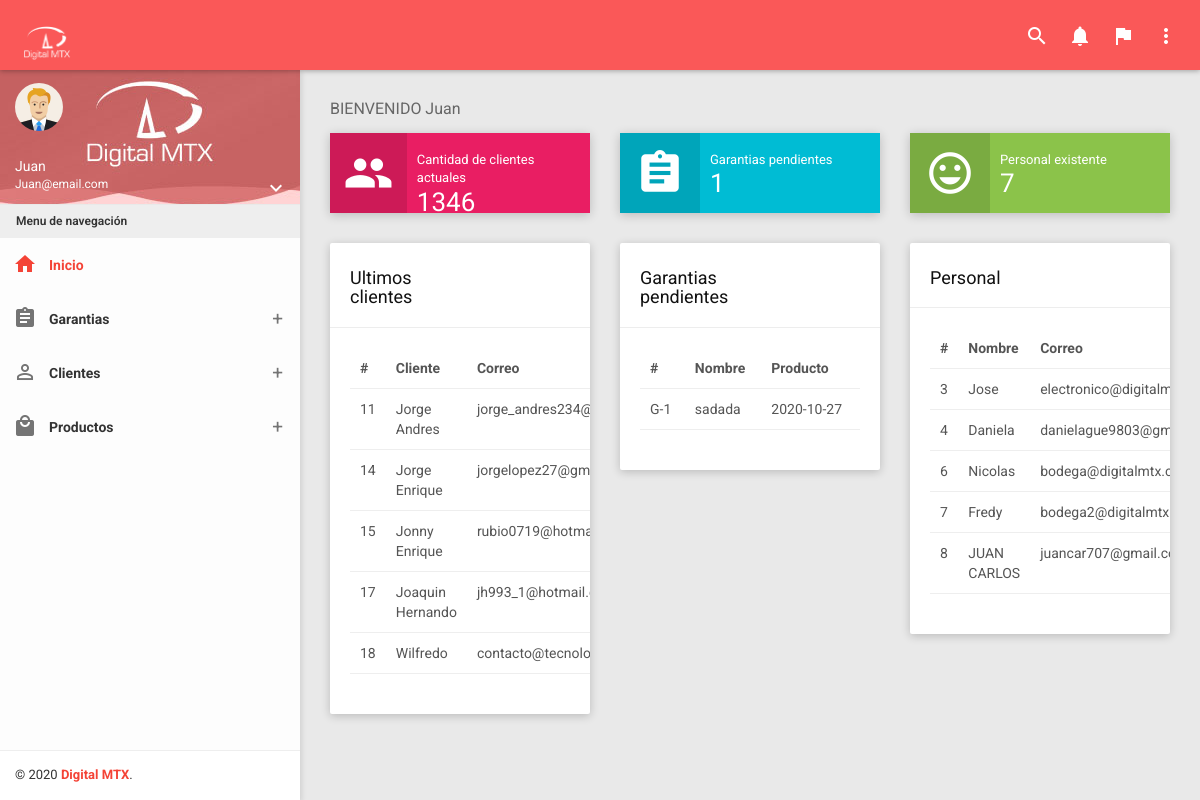
Before: /?controller=person&method=template (signed in) with the older database file.
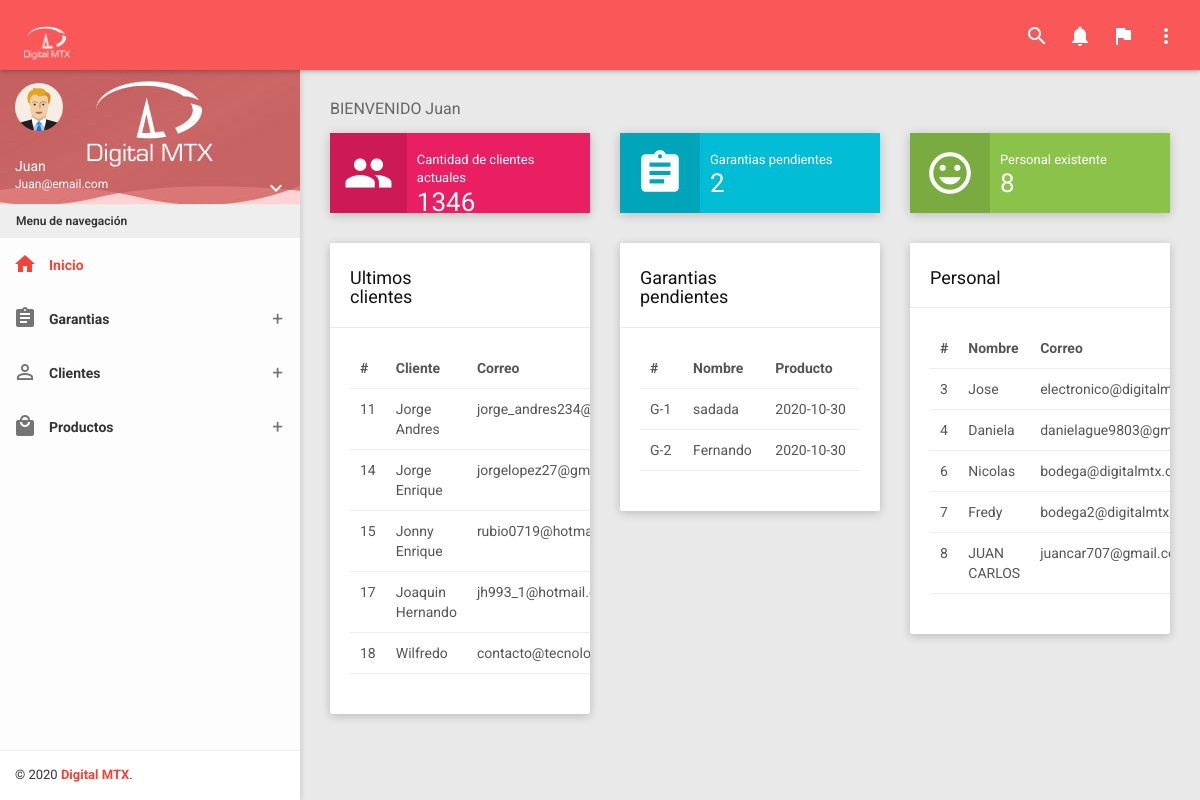
After: the same page with the newer database file.
### tables this page shows
CREATE TABLE `dtm_user` (
  `id` int(11) NOT NULL,
  `nombre` varchar(50) NOT NULL,
  `apellido` varchar(50) NOT NULL,
  `tipodoc` varchar(10) NOT NULL,
  `identificacion` varchar(50) NOT NULL,
  `telefono` varchar(15) NOT NULL,
  `pais` varchar(50) NOT NULL,
  `ciudad` varchar(50) NOT NULL,
  `direccion` varchar(250) NOT NULL,
  `genero` varchar(20) NOT NULL,
  `correo` varchar(50) NOT NULL,
  `contrasena` varchar(250) NOT NULL,
  `fechanac` varchar(15) NOT NULL,
  `tipoperson` varchar(10) NOT NULL,
  `codigo` varchar(255) NOT NULL,
  `activo` int(1) NOT NULL,
  `fecha` varchar(50) NOT NULL,
  `ins` tinyint(1) NOT NULL
);

CREATE TABLE `mg_garantia` (
  `id` int(11) NOT NULL,
  `No_garantia` varchar(20) NOT NULL,
  `Fecha_ingreso` date NOT NULL,
  `Hora_ingreso` varchar(50) NOT NULL,
  `Numero_Factura` varchar(50) NOT NULL,
  `Punto_Venta` varchar(50) NOT NULL,
  `Fecha_Compra` date NOT NULL,
  `Nombre_Cliente` varchar(50) NOT NULL,
  `Identificacion_Cliente` varchar(50) NOT NULL,
  `Correo_Cliente` varchar(50) NOT NULL,
  `Direccion_Cliente` varchar(50) NOT NULL,
  `Proveedor` varchar(50) NOT NULL,
  `Flete` varchar(5) NOT NULL,
  `Departamento` varchar(50) DEFAULT NULL,
  `Municipio` varchar(50) DEFAULT NULL,
  `Valor_Flete` varchar(40) DEFAULT NULL,
  `No_Guia` varchar(20) DEFAULT NULL,
  `Transportadora` varchar(50) DEFAULT NULL,
  `Observacion_Empleado` text NOT NULL,
  `Empleado` varchar(50) NOT NULL
);

CREATE TABLE `dtm_empleados` (
  `id` int(11) NOT NULL,
  `sesion` text DEFAULT NULL,
  `nombre` varchar(50) NOT NULL,
  `apellidos` varchar(50) NOT NULL,
  `tipodoc` varchar(10) NOT NULL,
  `identificacion` varchar(50) NOT NULL,
  `correo` varchar(150) NOT NULL,
  `telefono` varchar(20) NOT NULL,
  `genero` varchar(10) NOT NULL,
  `sucursal` varchar(50) NOT NULL,
  `cargo` varchar(50) NOT NULL,
  `fechanac` varchar(20) NOT NULL,
  `password` varchar(250) NOT NULL,
  `finanza` tinyint(1) DEFAULT NULL,
  `chat` tinyint(1) DEFAULT NULL,
  `verperfil` tinyint(1) DEFAULT NULL,
  `despacho` tinyint(1) DEFAULT NULL,
  `productos` tinyint(1) DEFAULT NULL,
  `contenido` tinyint(1) DEFAULT NULL,
  `factura` tinyint(1) DEFAULT NULL,
  `mail` tinyint(1) DEFAULT NULL,
  `activo` tinyint(1) DEFAULT NULL
);

### Controllers/PersonController.php (called while the page is built, shortened)
<?php
require 'Models/Person.php';
require 'Models/Client.php';
require 'Models/Garanty.php';
class PersonController
{
	private $model;
	private $client;
	private $garanty;
	public function __construct()
	{
		$this->model = new Person;
		$this->client = new Client;
		$this->garanty = new Garanty;
	}
	public function template()
	{
		require 'Views/Layout.php';
		$dataClients = $this->client->getAll();
		$limitClients = $this->client->getAllFive();
		$totalClients = count($dataClients);
		$dataGaranties = $this->garanty->getAll();
		$limitGaranties = $this->garanty->getAllFive();
		$totalGaranties = count($dataGaranties);
		$dataPersons = $this->model->getAll();
		$limitPersons = $this->model->getAllFive();
		$totalPersons = count($dataPersons);
		require 'Views/Home.php';
	}
}

### Providers/Database.php (called while the page is built, shortened)
<?php
class Conexion extends PDO
{
	public function select($strSql, $arrayData = array(), $fetchMode = PDO::FETCH_OBJ)
	{
		$query = $this->prepare($strSql);
		if (!$query->execute())
			echo "Error, la consulta no se realizó";
		else
			return $query->fetchAll($fetchMode);
	}
}

### Models/Person.php (called while the page is built, shortened)
<?php
class Person {
    private $pdo ;
    public function __construct()
    {
        try {
            $this->pdo = new Conexion;
        } catch ( PDOException $e) {
            die($e->getMessage());
        }
    }
    public function getAll()
    {
        try {
            $strSql = "SELECT * from dtm_empleados";
            $query = $this->pdo->select($strSql);
            return $query;
        } catch ( PDOException $e) {
            die($e->getMessage());
        }
    }
    public function getAllFive()
    {
        try {
            $strSql = "SELECT * from dtm_empleados LIMIT 5";
            $query = $this->pdo->select($strSql);
            return $query;
        } catch ( PDOException $e) {
            die($e->getMessage());
        }
    }
}

### Models/Client.php (called while the page is built, shortened)
<?php
class Client
{
    private $pdo;
    public function __construct()
    {
        try {
            $this->pdo = new conexion;
        } catch (PDOException $e) {
            die($e->getMessage());
        }
    }
    public function getAll()
    {
        try {
            $strSql = "SELECT * FROM dtm_user";
            $query = $this->pdo->select($strSql);
            return $query;
        } catch (PDOException $e) {
            die($e->getMessage());
        }
    }
    public function getAllFive()
    {
        try {
            $strSql = "SELECT * from dtm_user LIMIT 5";
            $query = $this->pdo->select($strSql);
            return $query;
        } catch ( PDOException $e) {
            die($e->getMessage());
        }
    }
}

### Models/Garanty.php (called while the page is built, shortened)
<?php
class Garanty
{
    private $pdo;
    public function __construct()
    {
        try {
            $this->pdo = new Conexion;
        } catch (PDOException $e) {
            die($e->getMessage());
        }
    }
    public function getAll()
    {
        try {
            $strSql = "SELECT * FROM mg_garantia";
            $query = $this->pdo->select($strSql);
            return $query;
        } catch (PDOException $e) {
            die($e->getMessage());
        }
    }
    public function getAllFive()
    {
        try {
            $strSql = "SELECT * from mg_garantia LIMIT 5";
            $query = $this->pdo->select($strSql);
            return $query;
        } catch (PDOException $e) {
            die($e->getMessage());
        }
    }
}

### Views/Home.php (the view)
<section class="content">
        <div class="container-fluid">
            <div class="block-header">
                <h2>BIENVENIDO
                    <?php
                        if($_SESSION['user']->cargo == 'Administrador'){
                            echo  $_SESSION['user']->usuario;
                        }
                        elseif($_SESSION['user']->cargo == 'Recepcion'){
                            echo  $_SESSION['user']->nombre;
                        }
                    ?>
                </h2>
            </div>
            <div class="row clearfix">
                <div class="col-lg-4 col-md-4 col-sm-4 col-xs-12">
                    <div class="info-box bg-pink hover-expand-effect">
                        <div class="icon">
                            <i class="material-icons">people</i>
                        </div>
                        <div class="content">
                            <div class="text">Cantidad de clientes actuales</div>
                            <div class="number count-to" data-from="0" data-to="125" data-speed="15" data-fresh-interval="20"><?php echo $totalClients; ?></div>
                        </div>
                    </div>
                </div>
                <div class="col-lg-4 col-md-4 col-sm-4 col-xs-12">
                    <div class="info-box bg-cyan hover-expand-effect">
                        <div class="icon">
                            <i class="material-icons">assignment</i>
                        </div>
                        <div class="content">
                            <div class="text">Garantias pendientes</div>
                            <div class="number count-to" data-from="0" data-to="257" data-speed="1000" data-fresh-interval="20"><?php echo $totalGaranties;  ?></div>
                        </div>
                    </div>
                </div>
                <div class="col-lg-4 col-md-4 col-sm-4 col-xs-12">
                    <div class="info-box bg-light-green hover-expand-effect">
                        <div class="icon">
                            <i class="material-icons">mood</i>
                        </div>
                        <div class="content">
                            <div class="text">Personal existente</div>
                            <div class="number count-to" data-from="0" data-to="243" data-speed="1000" data-fresh-interval="20"><?php echo $totalPersons;  ?></div>
                        </div>
                    </div>
                </div>
            </div>
            <div class="row clearfix">
                <div class="col-xs-4 col-sm-4 col-md-4 col-lg-4">
                    <div class="card">
                        <div class="header">
                            <div class="row clearfix">
                                <div class="col-xs-12 col-sm-6">
                                    <h2>Ultimos clientes</h2>
                                </div>
                            </div>
                        </div>
                        <div class="body table-responsive">
                            <table class="table">
                                <thead>
                                    <th>#</th>
                                    <th>Cliente</th>
                                    <th>Correo</th>
                                </thead>
                                <tbody>
                                  <?php foreach ($limitClients as $limitClient) {?>
                                       <tr>
                                           <td><?php echo $limitClient->id ?></td>
                                           <td><?php echo $limitClient->nombre ?></td>
                                           <td><?php echo $limitClient->correo ?></td>
                                       </tr>
                                  <?php } ?>
                                </tbody>
                            </table>
                        </div>
                    </div>
                </div>
                <div class="col-xs-4 col-sm-4 col-md-4 col-lg-4">
                    <div class="card">
                        <div class="header">
                            <div class="row clearfix">
                                <div class="col-xs-12 col-sm-6">
                                    <h2>Garantias pendientes</h2>
                                </div>
                            </div>
                        </div>
                        <div class="body table-responsive">
                            <table class="table">
                                <thead>
                                    <th>#</th>
                                    <th>Nombre</th>
                                    <th>Producto</th>
                                </thead>
                                <tbody>
                                  <?php foreach ($limitGaranties as $limitGaranty) {?>
                                       <tr>
                                           <td><?php echo $limitGaranty->No_garantia ?></td>
                                           <td><?php echo $limitGaranty->Nombre_Cliente ?></td>
                                           <td><?php echo $limitGaranty->Fecha_ingreso ?></td>
                                       </tr>
                                  <?php } ?>
                                </tbody>
                            </table>
                        </div>
                    </div>
                </div>
                <div class="col-xs-4 col-sm-4 col-md-4 col-lg-4">
                    <div class="card">
                        <div class="header">
                            <div class="row clearfix">
                                <div class="col-xs-12 col-sm-6">
                                    <h2>Personal</h2>
                                </div>
                            </div>
                        </div>
                        <div class="body table-responsive">
                            <table class="table">
                                <thead>
                                    <th>#</th>
                                    <th>Nombre</th>
                                    <th>Correo</th>
                                    <tbody>
                                  <?php foreach ($limitPersons as $limitPerson) {?>
                                       <tr>
                                           <td><?php echo $limitPerson->id ?></td>
                                           <td><?php echo $limitPerson->nombre ?></td>
                                           <td><?php echo $limitPerson->correo ?></td>
                                       </tr>
                                  <?php } ?>
                                </tbody>
                                </thead>
                            </table>
                        </div>
                    </div>
                </div>
            </div>
        </div>
    </section>

Changed rows visible on the page:
changed mg_garantia "sadada": Fecha_ingreso "2020-10-27" → "2020-10-30"
added mg_garantia: No_garantia "G-2", Nombre_Cliente "Fernando", Fecha_ingreso "2020-10-30"
Other visible differences:
$totalGaranties: "1" → "2"
$totalPersons: "7" → "8"
